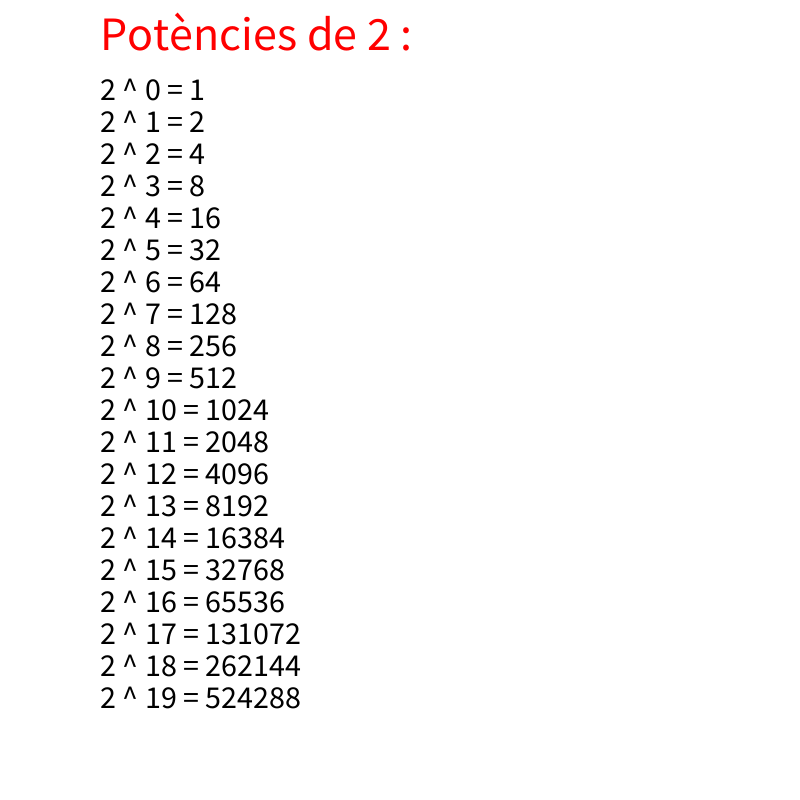
Frame 1 (no input)
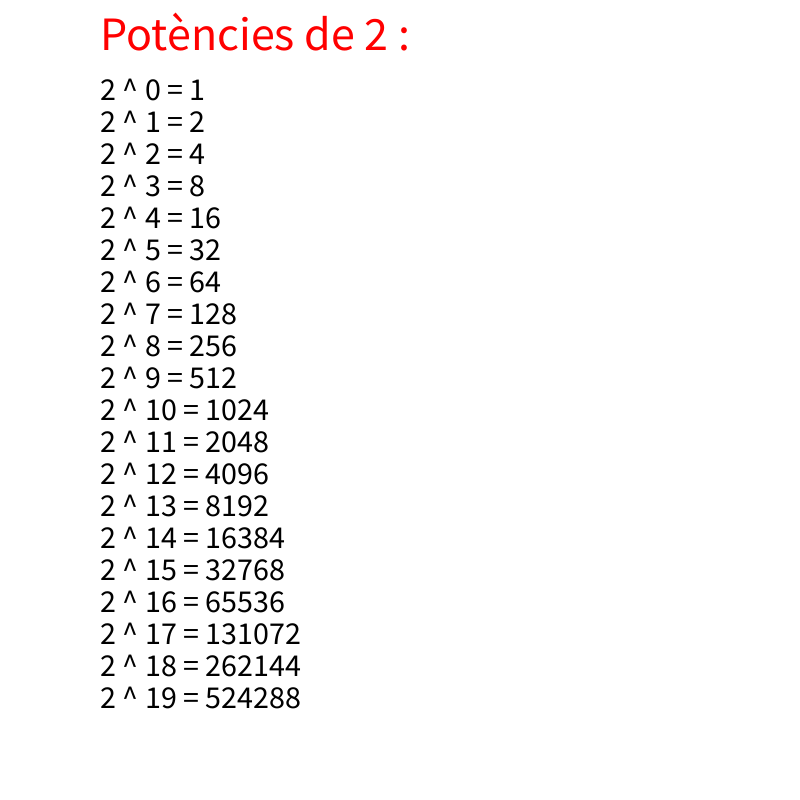
Frame 60 (the mouse pressed at the canvas centre just before this capture)
Frame 120 (the mouse held since frame 60 and released just before this capture): identical to frame 60, image omitted

The Processing sketch that drew these frames (run headless with seeded random() and noise(); from frame 60 on, the mouse is pressed at the canvas centre):

// Processing sketch: potencies
// ── potencies.pde

// Base del sistema numèric
int base = 2;

// Quantes potències volem calcular
int num = 20;

// Array on guardarem les potències
int[] potencies;

void setup(){
  
  size(800,800);
  
  // Cridam a la funció que calcula i emmagatzema les potències
  calculatePowers(num, base);
  
}


// Calcula les potencies (num) de la base (base).
void calculatePowers(int num, int base){
  
  // Crea l'array potencies
  potencies = new int[num];
  
  // Calcula i guarda les potències
  int p = 1;
  for(int i=0; i<num; i++){
    potencies[i] = p;
    p = p*base;
  }
  
  // Imprimeix el contingut de l'array en la cónsola.
  printArray(potencies);
}


void draw(){
  
  background(255);
  
  calculatePowers(num, base);
  
  fill(255,0,0); textSize(48);
  text("Potències de "+base+" : ", 100, 50);
  
  // Mostra les potències
  for(int i=0; i< potencies.length; i++){
    fill(0); textSize(32);
    text (base+" ^ "+ i+ " = " + potencies[i], 100, 100 + i*32);
  }
}

void keyPressed(){
  
  // Incrementa la base
  if(keyCode==UP){
    base++;
  }
  // Decrementa la base
  else if(keyCode==DOWN){
    base--;
  }
}
